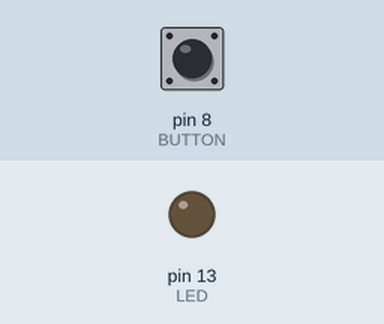
Simulated run of this sketch. Board: Arduino Uno, built with avr-gcc and run on an emulated ATmega328P. On the bench: output pins drawn as LEDs (lit = HIGH). The test bench sets the inputs (shaded band); at power-on: pin 8 (BUTTON) HIGH. What the sketch prints to the serial monitor is not drawn.

Above: at 1.2 s.
1.3 s: pin 8 (BUTTON) pulled LOW for 0.15 s
At 2.2 s:
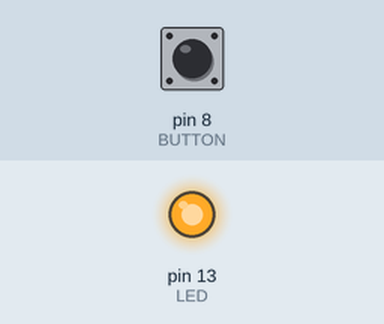
2.9 s: pin 8 (BUTTON) pulled LOW for 1 s
At 3.3 s:
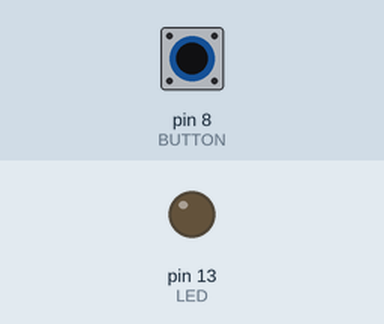
6.9 s: pin 8 (BUTTON) pulled LOW for 3.2 s
At 7.8 s:
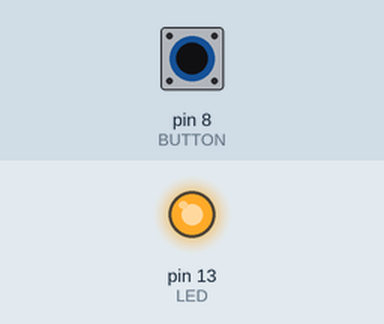
Timing chart, 0 to 9.9 s (numbered marks = the images above; inputs shaded):
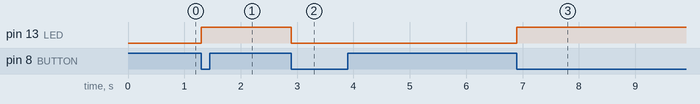

The sketch:

uno_button_interrupt.ino
```cpp
// Led interne de l'Arduino Uno
const int LED = 13;
// Pushbutton connecté au GPIO 8
const int BUTTON = 8;

// Fonction d'interruption appelée automatiquement lorsqu'un changement est détecté sur le GPIO 8.
ISR(PCINT0_vect) {
    // Avec INPUT_PULLUP, le bouton est à LOW lorsqu'il est pressé.
    if (digitalRead(BUTTON) == LOW) {
        // Change immédiatement l'état de la LED.
        digitalWrite(LED, !digitalRead(LED));
    }
}

void setup() {
    Serial.begin(9600);

    pinMode(LED, OUTPUT);
    pinMode(BUTTON, INPUT_PULLUP);

    // Active les interruptions de changement d'état sur le port B.
    PCICR |= (1 << PCIE0);

    // Active l'interruption pour le GPIO 8.
    PCMSK0 |= (1 << PCINT0);
}


void loop() {
    // La boucle principale effectue une autre tâche.
    // Elle peut être interrompue à tout moment si le bouton est pressé.

    Serial.println("Bonjour :)");
}
```

Measured:
- after the input at 1.3 s, pin 13 (LED): LOW → HIGH at once
- after the input at 2.9 s, pin 13 (LED): HIGH → LOW at once
- after the input at 6.9 s, pin 13 (LED): LOW → HIGH at once
